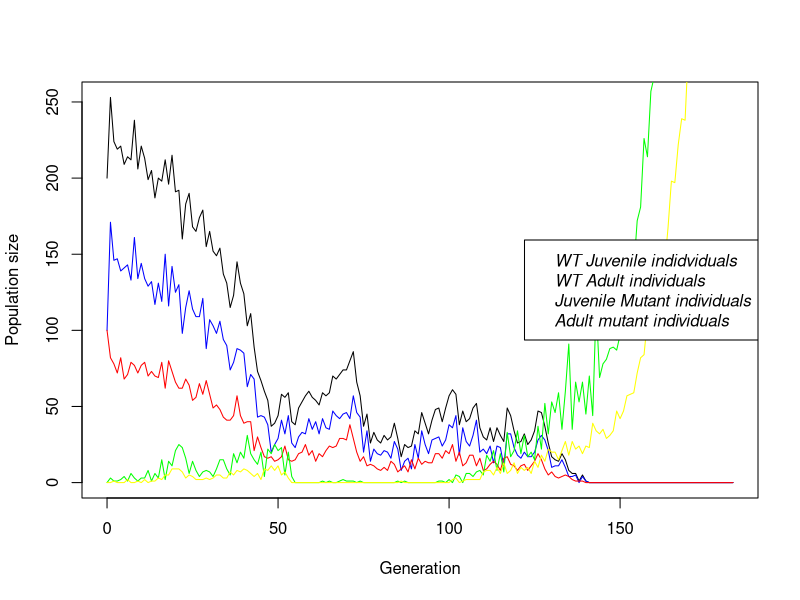
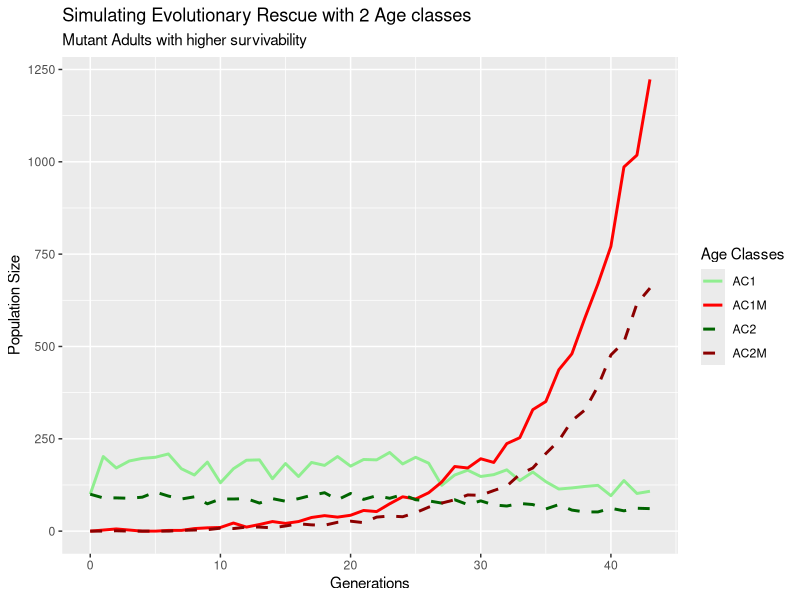

Write R code to recreate these figures, in order.
## ---- chunk 1
# Simulate WT-Population without any mutations and stochasticity
simulate_one_gen <- function(N_j0, N_a0,N_j0M, N_a0M, R_a, R_aM, S_j, S_jM, S_a, S_aM, mu){
  N_a0 <- max(N_a0, 0)
  New_jtM <- rpois(1, N_a0 * mu * R_a)
  N_jt <- max(rpois(1, R_a * N_a0) - New_jtM, 0) #calculating number of WT juvenile individuals.
  
  N_at <- rpois(1, S_j * N_j0 + S_a * N_a0) #calculating number of adult individuals
  
  
  N_jtM <- rpois(1, N_a0M * R_aM) + New_jtM # calculating number of Mutant juveniles
  N_atM <- rpois(1, N_j0M * S_jM + S_aM * N_a0M) # calculating number of Mutant adults
  
  return(c(N_jt, N_at, N_jtM, N_atM))
}
print(simulate_one_gen(100, 100,0, 0, 2, 2, 0.1,0.1, 0.6, 0.6, 0.02))
## ---- chunk 2
simulate_pop <- function(N_j0, N_a0,N_j0M, N_a0M, R_a, R_aM, S_j, S_jM, S_a, S_aM, mu, t_max) {
   # Create the vector in which to save the results
  pop_vector <- c(N_j0, N_a0, N_j0M, N_a0M) 
  # initiate the variables
  pop_new <- c(N_j0, N_a0, N_j0M, N_a0M)
  
  # run the simulation until generation t_max
  for (i in 1:t_max+1) {
    # redefine the current population one generation later
    pop_new <- simulate_one_gen(pop_new[1],pop_new[2],pop_new[3],pop_new[4], R_a,R_aM, S_j, S_jM, S_a, S_aM, mu)
    
    # add the new population sizes to the output vector
    pop_vector <- rbind(pop_vector,pop_new)
    # condition to stop the simulation before t_max: either the population exceeds 1.5 times the original population size, or it goes extinct
    if ( (pop_new[1]+pop_new[2]+ pop_new[3]+pop_new[4] >=10*(N_j0+ N_a0 + N_j0M+ N_a0M)) | (pop_new[1]+pop_new[2]+ pop_new[3]+pop_new[4]==0)) break }
  
  # add row and column names
  colnames(pop_vector) <- c("AC1", "AC2", "AC1M", "AC2M")
  rownames(pop_vector) <- (0:t_max)[1:length(pop_vector[,1])]
  
  return(pop_vector)
}
print(tail(simulate_pop(100, 100, 0,0, 2.5,2.5, 0.2,0.2, 0.6,0.6, 0.001, 1500)))


 
## ---- chunk 3
output <- simulate_pop(100, 100, 0,0, 1.8,2.5, 0.2,0.2, 0.6,0.6, 0.009, 1500)
print(tail(output))

x_range <- 0:(length(output[,1])-1)
# this plots the total population size
plot(x_range,output[,1]+output[,2],type='l',ylim=c(0,max(output[,1]+output[,2])),xlab = "Generation",ylab = "Population size")
# add number of Juvenile WT individuals
lines(x_range,output[,1], col="blue")
# add number of adult WT individuals
lines(x_range,output[,2], col="red")
#number of Juvenile Mutant individuals 
lines(x_range,output[,3], col = "green")
#number of adult mutant individuals
lines(x_range,output[,4], col = "yellow")

legend("right",
       c("WT Juvenile indidviduals", "WT Adult individuals", "Juvenile Mutant individuals", "Adult mutant individuals"),
       text.font = 3)
## ---- chunk 4
install.packages("dplyr")
install.packages("tidyr")
install.packages("ggplot2")
## ---- chunk 5


library(ggplot2)
library(dplyr)
library(tidyr)

# having the simulation set as a variable
sim_data <- simulate_pop(100, 100, 0, 0, 2,2, 0.2, 0.2, 0.6, 0.8, 0.01, 1500)

#Convert matrix to Dataframe to help analysis
df <- as.data.frame(sim_data)

# these steps were generated using ai help: The rownames are the Generation numbers. Let's make them a proper column.
df$Generation <- as.numeric(rownames(df))

# Reshape from Wide to Long format for ggplot
# This creates a column "Age_Class" (AC1, AC2, etc.) and "Population_Size". 

#pivot_longer syntaxc first define what data you are looking at. here we are looking at df our data frame. cols defines which columns to convert into the long format. we want to convert our Age class collumns into long format. names_to defines what the new column name should be. 

df_long <- pivot_longer(
  df, 
  cols = c("AC1", "AC2", "AC1M", "AC2M"), 
  names_to = "Age_Class", 
  values_to = "Population_Size"
)


print(df_long)

ggplot(df_long, aes(x = Generation, y = Population_Size, color = Age_Class, linetype = Age_Class)) +
  geom_line(linewidth = 1) +
  scale_color_manual(values = c(
    "AC1" = "lightgreen",
    "AC2" = "darkgreen",
    "AC1M" = "red",
    "AC2M" = "darkred")) +
  labs(title = "Simulating Evolutionary Rescue with 2 Age classes", subtitle = "Mutant Adults with higher survivability" , x = "Generations", y = "Population Size", color = "Age Classes", linetype = "Age Classes")+
  scale_linetype_manual(values = c(
    "AC1" = 1,
    "AC1M" = 1,
    "AC2" = 2,
    "AC2M" = 2))
  


## ---- chunk 6
#N_j0, N_a0,N_j0M, N_a0M, R_a, R_aM, S_j, S_jM, S_a, S_aM, mu, t_max
# set some parameters to fixed values
N_j0 <- 50
N_a0 <- 50
N_j0M <- 0
N_a0M <- 0
R_a <- 2
R_aM <- 2
mu <- 0.01
t_max <- 1000




# determine how often to run the simulation for each set of parameters
no_replicates <- 100

# initialize data table - where to collect the results
data_table <- c()

# Doing a parameter sweep
for (selection_on_jM in c(TRUE,FALSE)){
  for (s_coeff in seq(1, 2, 0.01)){
    S_j <- 0.2
    S_jM <- S_j * ifelse(selection_on_jM, s_coeff, 1)
    S_a <- 0.5
    S_aM <- S_a * ifelse(selection_on_jM, 1, s_coeff)
    
   
    i<-1
    repeat {
      # increase counter by one
      i<-i+1
      # run the simulation once
      one_run <- simulate_pop(N_j0, N_a0,N_j0M, N_a0M, R_a, R_aM, S_j, S_jM, S_a, S_aM, mu, t_max)
      # determine total population sizes
      total_size <- one_run[,1]+one_run[,2] +one_run[,3]+one_run[,4]
      # determine minimum population size
      min_size <- min(total_size)
      # determine (first) generation at which this population size occurred
      min_gen <- as.numeric(which(total_size==min_size)[1])
      # enter the data into the table
      data_table <- rbind(data_table,c(s_coeff,ifelse(selection_on_jM, "on_juv", "on_adults"),min_gen,min_size)) # note that we add the varying parameters (decay rate and selection coefficient) to the table too
      # stop the repeated computation after no_replicates times
      if(i>no_replicates) break
    }
  }  
}
 
# define column names of data table
colnames(data_table) <- c("s_coeff","ac_s","min_gen","no_min")
# show the first lines of the output





#define WT leslie matrix and get growth-rate

l_matrix_WT <- matrix(c(
  0, R_a,
  S_j, S_a
), nrow = 2, byrow = TRUE)

all_eigen <- eigen(l_matrix_WT)
growth_rate_WT <- max(Re(all_eigen$values))
l_matrix_WT
growth_rate_WT

# define WT leslie matrix and get growth-rate
l_matrix_Mut <- matrix(c(
  0, R_aM,
  S_jM, S_aM
), nrow = 2, byrow = TRUE)

all_eigen <- eigen(l_matrix_Mut)
growth_rate_Mut <- max(Re(all_eigen$values))
l_matrix_Mut
growth_rate_Mut

#making the matrix a table and making some values numeric to be able to calculate with them
df <- as.data.frame(data_table)
df$s_coeff <- as.numeric(df$s_coeff)
df$min_gen <- as.numeric(df$min_gen)
df$no_min <- as.numeric(df$no_min)

df$rescued <- df$no_min != 0

#try if the basic principle of gettint the resque-probability works
df_filter <- df[df$s_coeff == 1 & df$ac_s == "on_juv",]
print(mean(df_filter$rescued))

#creating a empty table to put the stuff to plot in
plot_table <- c()
for(x in unique(df$ac_s)){
 for(s in unique(df$s_coeff)){
  df_filter <- df[df$s_coeff == s & df$ac_s == x,]
  plot_table <- rbind(plot_table, c(mean(df_filter$rescued), x, s))
 } 
}

colnames(plot_table) <- c("resque prob.","ac_s","s_coeff")


## ---- chunk 7
# --- 1. BASE PARAMETERS ---
N_j0 <- 50
N_a0 <- 50
N_j0M <- 0
N_a0M <- 0
R_a <- 2
R_aM <- 2
mu <- 0.01
t_max <- 1000
S_j <- 0.4
S_a <- 0.6

# Parameters to sweep
selection_survival <- c(1.25, 1.5, 1.75)
selection_reproduction <- c(2, 3, 6)

# Simulation repetitions
no_replicates <- 100


# --- 4. PARAMETER SWEEP AND DATA COLLECTION ---
data_table <- c()

# loop over reproduction selection
for (repro_val in selection_reproduction) {
  
  # loop over survival selection
  for (surv_val in selection_survival) {
    
    # Calculate modified rates based on current loop values
    current_R_aM <- R_a * repro_val
    current_S_aM <- S_j * surv_val
    current_S_jM <- S_a * surv_val
    
    # reset counter for replicates
    i <- 1
    
    repeat {
      # run the simulation once with the modified parameters
      one_run <- simulate_pop(N_j0, N_a0, N_j0M, N_a0M, 
                              R_a, current_R_aM, 
                              S_j, current_S_jM, 
                              S_a, current_S_aM, 
                              mu, t_max)
      
      # determine total population sizes
      total_size <- one_run[,1] + one_run[,2] + one_run[,3] + one_run[,4]
      
      # determine minimum population size
      min_size <- min(total_size)
      
      # determine (first) generation at which this population size occurred
      min_gen <- as.numeric(which(total_size == min_size)[1])
      
      # Check if population went extinct (1 = yes, 0 = no)
      went_extinct <- ifelse(tail(total_size, 1) == 0, 1, 0)
      
      # enter the data into the table
      data_table <- rbind(data_table, c(repro_val, surv_val, min_gen, min_size, went_extinct))
      
      # stop the repeated computation after no_replicates times
      if (i >= no_replicates) break
      
      # increase counter by one
      i <- i + 1
    }
  }
}

# define column names of data table
colnames(data_table) <- c("repro_multiplier", "surv_multiplier", "min_gen", "min_size", "extinct")

# Convert to data frame
data_table_analysis <- as.data.frame(data_table)

# show the first lines of the output
print((data_table_analysis))

# --- 5. QUICK SUMMARY OF RESULTS ---
# Since you want to compare survival / rescue speed, you can easily summarize the data:
# Calculate probability of survival (1 - mean(extinct))
# Calculate average time to lowest population (mean(min_gen))

library(dplyr)
summary_table <- data_table_analysis %>%
  group_by(repro_multiplier, surv_multiplier) %>%
  summarize(
    probability_survival = 1 - mean(extinct),
    avg_rescue_speed = mean(min_gen),
    avg_min_population = mean(min_size)
  )

print(summary_table)
